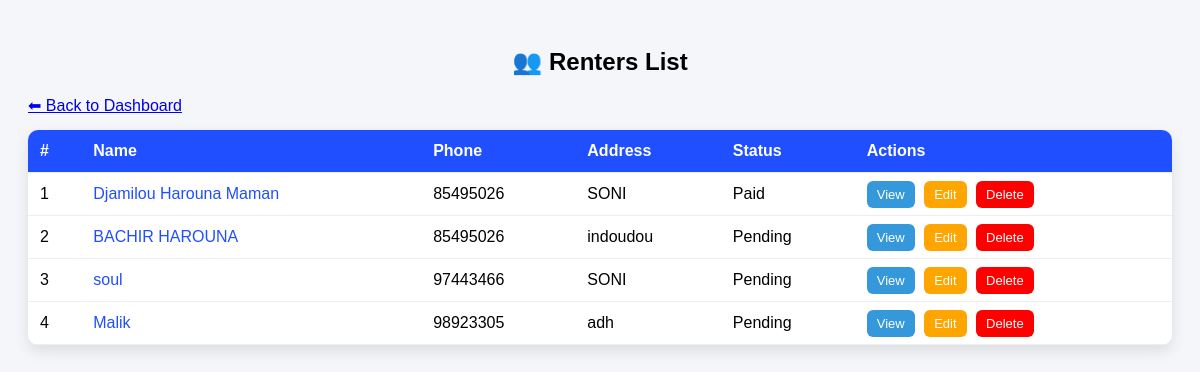
/renters (signed in), run on the app's committed database.
### tables this page shows
CREATE TABLE renters (
            id INTEGER PRIMARY KEY AUTOINCREMENT,
            name TEXT,
            phone TEXT,
            address TEXT,
            barrow TEXT,
            start_date TEXT,
            due_date TEXT,
            paid TEXT,
            last_payment_date TEXT   
        );

### app.py (the view)
@app.route("/renters")
def renters_page():
    if "user" not in session:
        return redirect("/login")
    conn = sqlite3.connect("database.db")
    c = conn.cursor()
    c.execute("SELECT * FROM renters")
    renters = c.fetchall()
    conn.close()
    updated = []
    today = datetime.now().date()
    for r in renters:
        start_date = datetime.strptime(r[5], "%Y-%m-%d").date()
        days_passed = (today - start_date).days
        weeks_passed = days_passed // 7
        current_due = start_date + timedelta(days=(weeks_passed + 1) * 7)
        last_payment_date = r[8]
        if last_payment_date:
            last_payment_date = datetime.strptime(last_payment_date, "%Y-%m-%d").date()
        if last_payment_date and last_payment_date >= current_due - timedelta(days=7):
            status = "Paid"
        elif today > current_due:
            status = "LATE"
        else:
            status = "Pending"
        updated.append(r + (status,))
    return render_template("renters.html", renters=updated)

### templates/renters.html (shortened to what this page needs)
<!DOCTYPE html>
<html>
<head>
</head>
<body>
<h2>👥 Renters List</h2>
    <a href="/dashboard" style="display:inline-block; margin-bottom:15px;">⬅ Back to Dashboard</a>
<table>
    <tr>
        <th>#</th>
        <th>Name</th>
        <th>Phone</th>
        <th>Address</th>
        <th>Status</th>
        <th>Actions</th>
    </tr>
    {% for r in renters %}
    <tr>
        <td>{{ loop.index }}</td>
        <td>
            <a href="/renter/{{ r[0] }}" style="text-decoration:none; color:#1f4fff;">
                {{ r[1] }}
            </a>
        </td>
        <td>{{ r[2] }}</td>
        <td>{{ r[3] }}</td>
        <td>{{ r[9] }}</td>
                <td class="actions">
            <a href="/renter/{{ r[0] }}" class="view">View</a>
            <a href="/edit/{{ r[0] }}" class="edit">Edit</a>
            <a href="/delete/{{ r[0] }}" class="delete"
               onclick="return confirm('Delete this renter?')">Delete</a>
        </td>
    </tr>
    {% endfor %}
</table>
</body>
</html>

### templates/renters.html (style rules this page uses)
body { font-family: Arial; background: #f4f6f9; padding: 20px; }
h2 { text-align: center; }
table { width: 100%; border-collapse: collapse; background: white; border-radius: 10px; overflow: hidden; box-shadow: 0 6px 15px rgba(0,0,0,0.1); }
th, td { padding: 12px; text-align: left; }
th { background: #1f4fff; color: white; }
tr { border-bottom: 1px solid #eee; }
.actions a { margin-right: 5px; text-decoration: none; padding: 6px 10px; border-radius: 6px; color: white; font-size: 13px; }
.view { background: #3498db; }
.edit { background: orange; }
.delete { background: red; }

### data on the page
renters: name "Djamilou Harouna Maman", phone "85495026", address "SONI", r "Paid"
renters: name "BACHIR HAROUNA", phone "85495026", address "indoudou", r "Pending"
renters: name "soul", phone "97443466", address "SONI", r "Pending"
renters: name "Malik", phone "98923305", address "adh", r "Pending"
